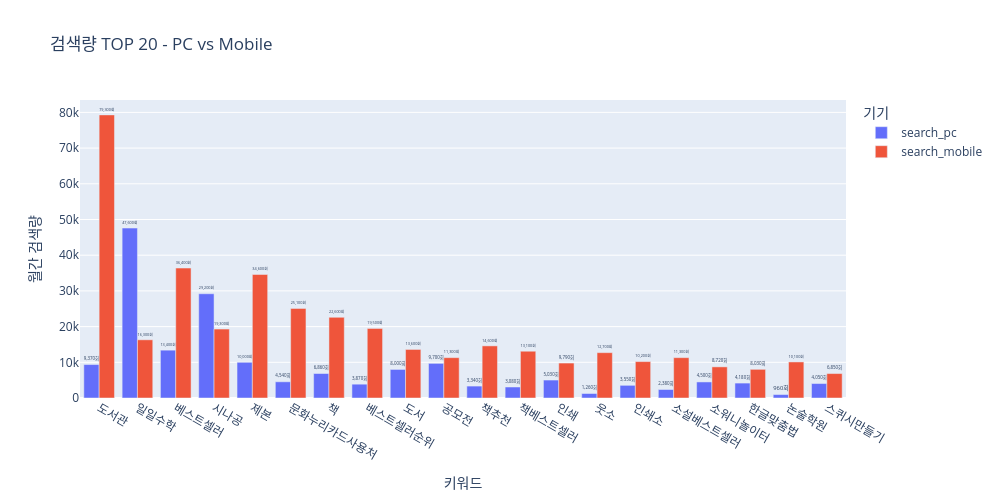

Notebook code for this chart:
### Code cell
import plotly.express as px

fig = px.bar(
    top20_device,
    x="keyword",
    y="search_volume",
    title="검색량 TOP 20 - PC vs Mobile",
    color="device",
    barmode="group",
    labels={
        "search_volume": "월간 검색량",
        "keyword": "키워드",
        "device": "기기"
    },
    text_auto=True
    # text="search_volume"
)

fig.update_layout(
    width=1000,
    height=500
)

fig.update_traces(
    texttemplate="%{y:,.0f}회",
    textposition="outside",
    cliponaxis=False
)

fig.show()

### Figure 1 — Plotly figure (JSON) as saved in the notebook; plotly's stock layout.template omitted (floating-point values rounded to 4 significant figures)
{"data": [{"alignmentgroup": "True", "cliponaxis": false, "hovertemplate": "기기=search_pc<br>키워드=%{x}<br>월간 검색량=%{y}<extra></extra>", "legendgroup": "search_pc", "marker": {"color": "#636efa", "pattern": {"shape": ""}}, "name": "search_pc", "offsetgroup": "search_pc", "orientation": "v", "showlegend": true, "textposition": "outside", "texttemplate": "%{y:,.0f}회", "type": "bar", "x": ["도서관", "일일수학", "베스트셀러", "시나공", "제본", "문화누리카드사용처", "책", "베스트셀러순위", "도서", "공모전", "책추천", "책베스트셀러", "인쇄", "웃소", "인쇄소", "소설베스트셀러", "소워니놀이터", "한글맞춤법", "논술학원", "스퀴시만들기"], "xaxis": "x", "y": [9370.0, 47600.0, 13400.0, 29200.0, 10000.0, 4540.0, 6860.0, 3870.0, 8000.0, 9700.0, 3340.0, 3080.0, 5030.0, 1260.0, 3550.0, 2380.0, 4500.0, 4180.0, 960.0, 4050.0], "yaxis": "y"}, {"alignmentgroup": "True", "cliponaxis": false, "hovertemplate": "기기=search_mobile<br>키워드=%{x}<br>월간 검색량=%{y}<extra></extra>", "legendgroup": "search_mobile", "marker": {"color": "#EF553B", "pattern": {"shape": ""}}, "name": "search_mobile", "offsetgroup": "search_mobile", "orientation": "v", "showlegend": true, "textposition": "outside", "texttemplate": "%{y:,.0f}회", "type": "bar", "x": ["도서관", "일일수학", "베스트셀러", "시나공", "제본", "문화누리카드사용처", "책", "베스트셀러순위", "도서", "공모전", "책추천", "책베스트셀러", "인쇄", "웃소", "인쇄소", "소설베스트셀러", "소워니놀이터", "한글맞춤법", "논술학원", "스퀴시만들기"], "xaxis": "x", "y": [79300.0, 16300.0, 36400.0, 19300.0, 34600.0, 25100.0, 22600.0, 19500.0, 13600.0, 11300.0, 14600.0, 13100.0, 9790.0, 12700.0, 10200.0, 11300.0, 8720.0, 8030.0, 10100.0, 6850.0], "yaxis": "y"}], "layout": {"barmode": "group", "height": 500, "legend": {"title": {"text": "기기"}, "tracegroupgap": 0}, "title": {"text": "검색량 TOP 20 - PC vs Mobile"}, "width": 1000, "xaxis": {"anchor": "y", "domain": [0, 1], "title": {"text": "키워드"}}, "yaxis": {"anchor": "x", "domain": [0, 1], "title": {"text": "월간 검색량"}}}}
